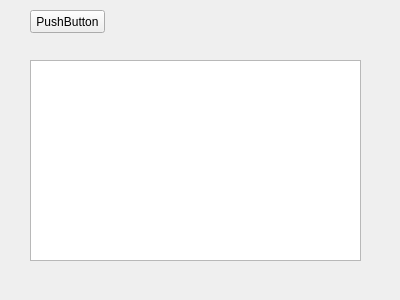
<?xml version="1.0" encoding="UTF-8"?>
<ui version="4.0">
 <class>Form</class>
 <widget class="QWidget" name="Form">
  <property name="geometry">
   <rect>
    <x>0</x>
    <y>0</y>
    <width>400</width>
    <height>300</height>
   </rect>
  </property>
  <property name="windowTitle">
   <string>Form</string>
  </property>
  <widget class="QPushButton" name="pushButton">
   <property name="geometry">
    <rect>
     <x>30</x>
     <y>10</y>
     <width>75</width>
     <height>23</height>
    </rect>
   </property>
   <property name="text">
    <string>PushButton</string>
   </property>
  </widget>
  <widget class="QTextEdit" name="textEdit">
   <property name="geometry">
    <rect>
     <x>30</x>
     <y>60</y>
     <width>331</width>
     <height>201</height>
    </rect>
   </property>
  </widget>
 </widget>
 <resources/>
 <connections>
  <connection>
   <sender>pushButton</sender>
   <signal>clicked()</signal>
   <receiver>Form</receiver>
   <slot>PushButton_click()</slot>
   <hints>
    <hint type="sourcelabel">
     <x>63</x>
     <y>21</y>
    </hint>
    <hint type="destinationlabel">
     <x>76</x>
     <y>40</y>
    </hint>
   </hints>
  </connection>
 </connections>
 <slots>
  <slot>PushButton_click()</slot>
 </slots>
</ui>
